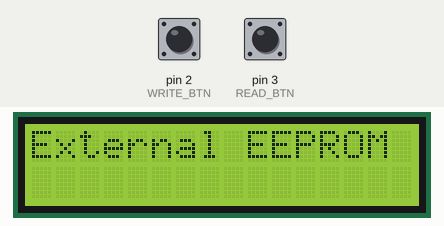
Bench run of a sketch on a simulated Arduino Uno, built with avr-gcc and run on an emulated ATmega328P. Shown: 16×2 character LCD. Wiring (inferred from the names in the program): 24Cxx EEPROM at I2C address 0x54. Inputs (shaded band) come from the test bench; at power-on: pin 2 (WRITE_BTN) HIGH, pin 3 (READ_BTN) HIGH. EEPROM starts erased; what the sketch prints to the serial monitor is not drawn.

Above: at 1.2 s.
1.3 s: pin 2 (WRITE_BTN) pulled LOW for 0.15 s
At 1.8 s:
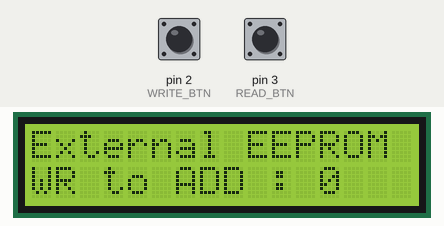
4.4 s: pin 3 (READ_BTN) pulled LOW for 3.2 s
At 12.5 s:
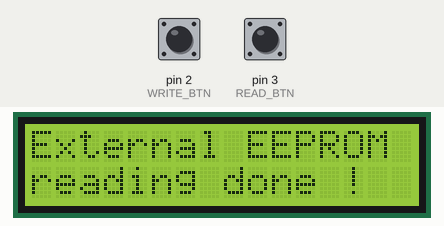
12.7 s: pin 2 (WRITE_BTN) pulled LOW for 1 s
At 13.7 s:
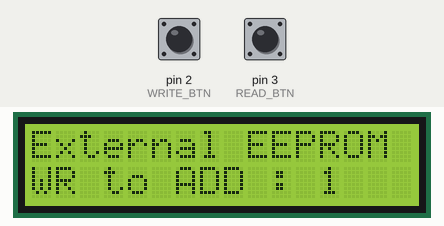
16.7 s: pin 2 (WRITE_BTN) pulled LOW for 3.2 s
At 19.5 s:
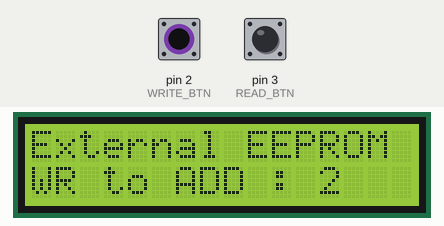
Timing chart, 0 to 21.0 s (numbered marks = the images above; inputs shaded):
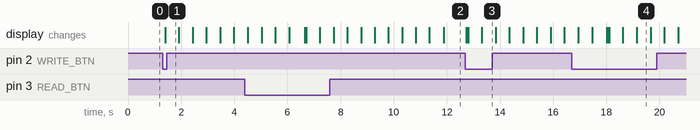

Measured:
- after the input at 1.3 s, the display: changes after 0.10 s (image 1)
- after the input at 4.4 s, the display: first differs from a run without the input after 2.2 s (image 2 shows a later state)
- after the input at 12.7 s, the display: first changes at once (image 3 shows a later state)
- after the input at 16.7 s, the display: first differs from a run without the input after 1.3 s (image 4 shows a later state)
- what the display in image 4 shows lasts 0.6 s, from 19.1 s to 19.7 s

The sketch:

externalEEPROM.ino
```cpp
#include <Wire.h>

#include  <LiquidCrystal_I2C.h>
LiquidCrystal_I2C lcd(0x3f, 16, 2);

/*
  AT24C32 - > 32768 bits.
  32768 bits / 8 = 4096 Bytes.
*/

int EX_EEPROM_I2C_ADDRESS = 0X54;
int MEM_START_ADDRESS = 0;
int MEM_END_ADDRESS  = 32768;
unsigned int CURRUNT_ADDRESS = 0;

boolean START_WRITE = false;
boolean START_READ = false;

int WRITE_BTN = 2;
int READ_BTN = 3;

void setup() {
  Serial.begin(9600);
  Wire.begin();

  lcd.begin();
  lcd.backlight();
  lcd.setCursor(0, 0);
  lcd.print("External EEPROM");

  pinMode(WRITE_BTN, INPUT);
  pinMode(READ_BTN, INPUT);

}

void loop() {
  if (!digitalRead(WRITE_BTN)) {
    clearLCDrow();
    delay(50);
    if (!START_WRITE) {
      START_WRITE = true;
      Serial.println("start writing !");
      for (int i = 0; i < 10; i++) {
        lcd.setCursor(0, 1);
        lcd.print(String("WR to ADD : ") + String(i));
        Serial.print(String("writing data to address ") + (String("0x0")) + String(i));
        Serial.println();
        CURRUNT_ADDRESS = i;
        writeEEPROM(i);
        delay(500);
        if (i == 9) {
          START_WRITE = false;
          clearLCDrow();
          lcd.setCursor(0, 1);
          lcd.print("writing done !");
          Serial.println("writing done !");
        }
      }
    }
  }
  if (!digitalRead(READ_BTN)) {
    clearLCDrow();
    delay(50);
    if (!START_READ) {
      START_READ = true;
      Serial.println("start reading !");
      for (int i = 0; i < 10; i++) {
        lcd.setCursor(0, 1);
        lcd.print(String("R from ADD : ") + String(i, HEX));
        CURRUNT_ADDRESS = i;
        Serial.print(String("data from address ") + (String("0x0")) + String(i) + String(" : "));
        Serial.print(readEEPROM(i), DEC);
        Serial.println();
        delay(500);
        if (i == 9) {
          START_READ = false;
          clearLCDrow();
          lcd.setCursor(0, 1);
          lcd.print("reading done !");
          Serial.println("reading done !");
        }
      }
    }
  }
}

void writeEEPROM(byte data ) {
  Wire.beginTransmission(EX_EEPROM_I2C_ADDRESS);
  Wire.write((int)(CURRUNT_ADDRESS >> 8));   // MSB
  Wire.write((int)(CURRUNT_ADDRESS & 0xFF)); // LSB
  Wire.write(data);
  Wire.endTransmission();
  delay(5);
}

byte readEEPROM(unsigned int eeaddress ) {
  byte rdata = 0xFF;
  Wire.beginTransmission(EX_EEPROM_I2C_ADDRESS);
  Wire.write((int)(eeaddress >> 8));   // MSB
  Wire.write((int)(eeaddress & 0xFF)); // LSB
  Wire.endTransmission();
  Wire.requestFrom(EX_EEPROM_I2C_ADDRESS, 1);
  if (Wire.available()) rdata = Wire.read();
  return rdata;
}

void clearLCDrow() {
  for (int i = 0; i < 17; i++) {
    lcd.setCursor(i, 1);
    lcd.print(" ");
  }
}
```
